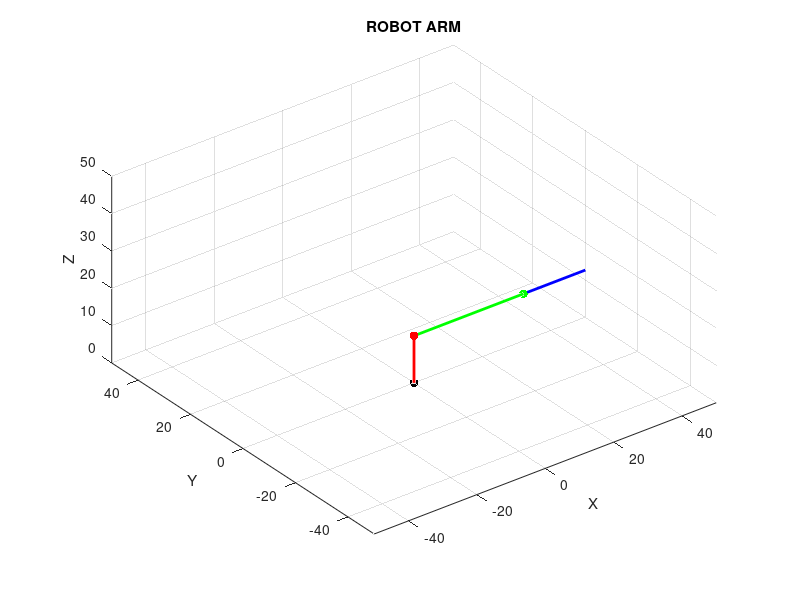

MATLAB code to generate this figure:
clc; clear; close all;

% === Thông số Robot ===
a2 = 32; % Chiều dài liên kết 2
a3 = 27; % Chiều dài liên kết 3
d1 = 12.6; % Chiều dài khớp 1
a4 = 7.5;
% Góc khớp ban đầu (radians)
theta1 = 0; % Góc khớp 1 (quay quanh trục Z của L1)
theta2 = 0; % Góc khớp 2 (điều chỉnh hướng lên/xuống của L2)
theta3 = 0; % Góc khớp 3
theta4 = 0; % Góc khớp 3
% === Jacobian ===
s1 = sin(theta1); c1 = cos(theta1);
s2 = sin(theta2); c2 = cos(theta2);
s3 = sin(theta3 ); c3 = cos(theta3 );
s4 = sin(theta4 ); c4 = cos(theta4 );

% === Tính toán vị trí các điểm ===
O0 = [0, 0, 0]; % Gốc tọa độ
O1 = [0, 0, d1]; % Vị trí khớp 1
O2 = [a2*c1*c2, a2*c2*s1, d1 + a2*s2]; % Vị trí khớp 2
O3 = [a2*c1*c2 - a3*c1*s2*s3 + a3*c1*c2*c3, ...
      a2*c2*s1 - a3*s1*s2*s3 + a3*c2*c3*s1, ...
         d1 + a2*s2 + a3*c2*s3 + a3*c3*s2]; % Vị trí khớp 3
O4 = [a2*c1*c2 + a4*c4*(c1*c2*c3 - c1*s2*s3) - a4*s4*(c1*c2*s3 + c1*c3*s2) - a3*c1*s2*s3 + a3*c1*c2*c3, ...
    a2*c2*s1 + a4*c4*(c2*c3*s1 - s1*s2*s3) - a4*s4*(c2*s1*s3 + c3*s1*s2) - a3*s1*s2*s3 + a3*c2*c3*s1, ...
                  d1 + a2*s2 + a3*c2*s3 + a3*c3*s2 + a4*c4*(c2*s3 + c3*s2) + a4*s4*(c2*c3 - s2*s3)]; % Vị trí khớp 4

% Hiển thị vị trí điểm cuối
disp('=== Vị trí điểm cuối (O3) ===');
fprintf('X = %.3f\n', O4(1));
fprintf('Y = %.3f\n', O4(2));
fprintf('Z = %.3f\n', O4(3));

% === Vẽ Robot trong 3D ===
figure;
hold on; grid on; axis equal;

% Cài đặt trục
xlim([-50, 50]); ylim([-50, 50]); zlim([0, 50]);
xlabel('X'); ylabel('Y'); zlabel('Z');
view(3); % Góc nhìn 3D


% Vẽ các liên kết
plot3([O0(1), O1(1)], [O0(2), O1(2)], [O0(3), O1(3)], 'r-', 'LineWidth', 2);
plot3([O1(1), O2(1)], [O1(2), O2(2)], [O1(3), O2(3)], 'g-', 'LineWidth', 2);
plot3([O2(1), O3(1)], [O2(2), O3(2)], [O2(3), O3(3)], 'b-', 'LineWidth', 2);
plot3([O3(1), O4(1)], [O3(2), O4(2)], [O3(3), O4(3)], 'b-', 'LineWidth', 2);

% Vẽ các khớp
scatter3(O0(1), O0(2), O0(3), 40, 'k', 'filled'); % Gốc tọa độ
scatter3(O1(1), O1(2), O1(3), 40, 'r', 'filled'); % Khớp 1
scatter3(O2(1), O2(2), O2(3), 40, 'g', 'filled'); % Khớp 2
scatter3(O3(1), O3(2), O3(3), 40, 'b', 'filled'); % Khớp 3
scatter3(O4(1), O4(2), O4(3), 40, 'y', 'filled'); % Khớp 3
% Hiển thị thông tin
title('ROBOT ARM');
